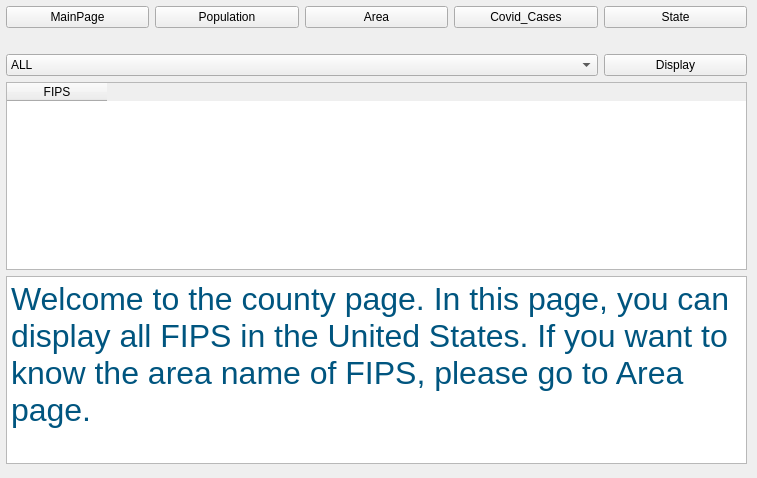
<?xml version="1.0" encoding="UTF-8"?>
<ui version="4.0">
 <class>County</class>
 <widget class="QWidget" name="County">
  <property name="geometry">
   <rect>
    <x>0</x>
    <y>0</y>
    <width>757</width>
    <height>478</height>
   </rect>
  </property>
  <property name="windowTitle">
   <string>Form</string>
  </property>
  <widget class="QWidget" name="layoutWidget">
   <property name="geometry">
    <rect>
     <x>6</x>
     <y>6</y>
     <width>741</width>
     <height>458</height>
    </rect>
   </property>
   <layout class="QGridLayout" name="gridLayout">
    <item row="1" column="1">
     <widget class="QPushButton" name="Population">
      <property name="text">
       <string>Population</string>
      </property>
     </widget>
    </item>
    <item row="1" column="2">
     <widget class="QPushButton" name="Area">
      <property name="text">
       <string>Area</string>
      </property>
     </widget>
    </item>
    <item row="1" column="3">
     <widget class="QPushButton" name="Covid_Cases">
      <property name="text">
       <string>Covid_Cases</string>
      </property>
     </widget>
    </item>
    <item row="1" column="4">
     <widget class="QPushButton" name="State">
      <property name="text">
       <string>State</string>
      </property>
     </widget>
    </item>
    <item row="1" column="0">
     <widget class="QPushButton" name="MainPage">
      <property name="text">
       <string>MainPage</string>
      </property>
     </widget>
    </item>
    <item row="2" column="0" colspan="5">
     <spacer name="horizontalSpacer">
      <property name="orientation">
       <enum>Qt::Horizontal</enum>
      </property>
      <property name="sizeHint" stdset="0">
       <size>
        <width>40</width>
        <height>20</height>
       </size>
      </property>
     </spacer>
    </item>
    <item row="3" column="4">
     <widget class="QPushButton" name="Display">
      <property name="text">
       <string>Display</string>
      </property>
     </widget>
    </item>
    <item row="3" column="0" colspan="4">
     <widget class="QComboBox" name="box">
      <item>
       <property name="text">
        <string>ALL</string>
       </property>
      </item>
      <item>
       <property name="text">
        <string>First 10 Rows</string>
       </property>
      </item>
      <item>
       <property name="text">
        <string>First 100 Rows</string>
       </property>
      </item>
     </widget>
    </item>
    <item row="4" column="0" colspan="5">
     <widget class="QTableWidget" name="tableWidget">
      <column>
       <property name="text">
        <string>FIPS</string>
       </property>
      </column>
     </widget>
    </item>
    <item row="5" column="0" colspan="5">
     <widget class="QTextBrowser" name="textBrowser">
      <property name="html">
       <string>&lt;!DOCTYPE HTML PUBLIC &quot;-//W3C//DTD HTML 4.0//EN&quot; &quot;http://www.w3.org/TR/REC-html40/strict.dtd&quot;&gt;
&lt;html&gt;&lt;head&gt;&lt;meta name=&quot;qrichtext&quot; content=&quot;1&quot; /&gt;&lt;style type=&quot;text/css&quot;&gt;
p, li { white-space: pre-wrap; }
&lt;/style&gt;&lt;/head&gt;&lt;body style=&quot; font-family:'SimSun'; font-size:9pt; font-weight:400; font-style:normal;&quot;&gt;
&lt;p style=&quot; margin-top:0px; margin-bottom:0px; margin-left:0px; margin-right:0px; -qt-block-indent:0; text-indent:0px;&quot;&gt;&lt;span style=&quot; font-size:24pt; color:#00557f;&quot;&gt;Welcome to the county page. In this page, you can display all FIPS in the United States. If you want to know the area name of FIPS, please go to Area page. &lt;/span&gt;&lt;/p&gt;&lt;/body&gt;&lt;/html&gt;</string>
      </property>
     </widget>
    </item>
   </layout>
  </widget>
 </widget>
 <resources/>
 <connections/>
</ui>
